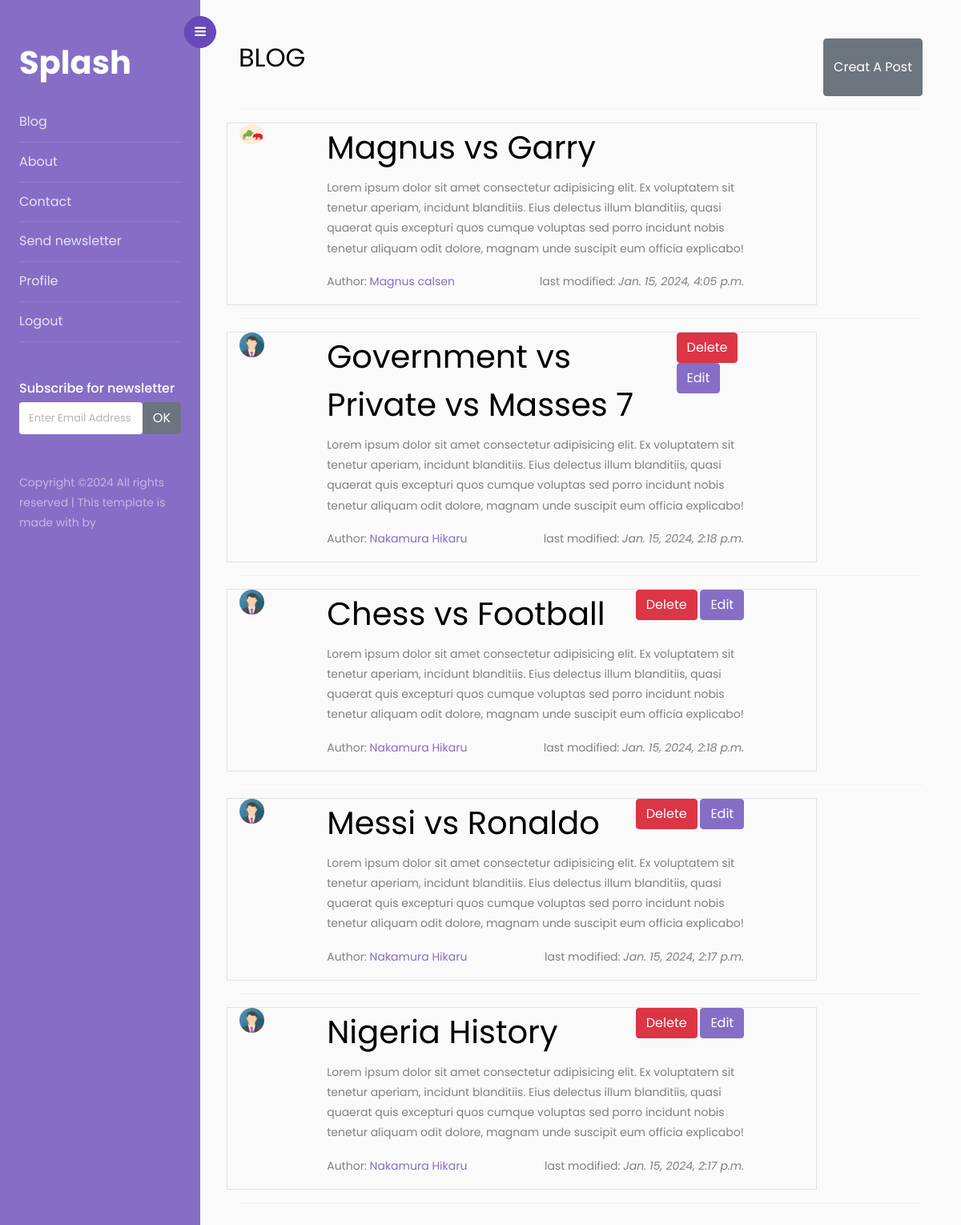
Page / (signed in) on the committed database.
### blog/models.py (models this page shows)
class Post(models.Model):
    title = models.CharField(max_length=50)
    content = models.TextField(max_length=1000)
    date = models.DateTimeField(default=timezone.now)
    user = models.ForeignKey(User, on_delete=models.CASCADE)
    class Meta:
        ordering = ['-date']

### account/models.py (models this page shows)
class User(AbstractUser):
    mobile = models.CharField(max_length = 15)
    passport = models.ImageField(default='passport.jpg', upload_to='passport')
    forget_password_code = models.CharField(max_length=6, blank=True, null=True)
    ref = models.UUIDField(default=uuid.uuid4, editable=False)

### blog/views.py (the view, shortened to what this page needs)
# urls.py: path('', views.home, name='home'),
def home(request):
    form = PostForm()
    posts = Post.objects.all()
    context = {
        'posts':posts,
        'form':form,
    }
    return render(request, 'blog/index.html', context)

### blog/forms.py
class PostForm(forms.ModelForm):
    class Meta:
        model = Post
        fields = ['title','content']

### blog/templates/blog/index.html (shortened to what this page needs)
{% extends 'blog/main.html' %}
{% load static %}
{% load crispy_forms_tags %}
{% block content %}
  <div id="content" class="p-4 p-md-5 pt-5">
	<div class="d-flex justify-content-between">
		<h2 class="mb-4">BLOG</h2>
		<button type="button" class="btn btn-secondary" data-bs-toggle="modal" data-bs-target="#post"> Creat A Post</button>
	</div>
	<hr>
	{% for post in posts %}
	<div class="row">
		<div class="col-10 border">
			<div class="row">
				<div class="col-1">
					<img src="{{post.user.passport.url}}" class="img-fluid rounded-circle" alt="user photo">
				</div>
				<div class="col-9 mx-5">
					<div class="d-flex justify-content-between">
						<h1>{{post.title}}</h1>
						{% if user.username == post.user.username %}
						<div>
							<a href="{% url 'delete-post' post.id %}" class="btn btn-danger">Delete</a>
							<a href="{% url 'update-post' post.id %}" class="btn btn-primary">Edit</a>
						</div>
						{% endif %}
					</div>
					<p>
						{{post.content}}
					</p>
					<div class="d-flex justify-content-between mx-auto">
						<p>Author: <a href="">{{post.user.last_name}} {{post.user.first_name}}</a></p>
						<p>last modified: <i>{{post.date}}</i></p>
					</div>
				</div>
			</div>
		</div>
	</div>
	<hr>
	{% endfor %}
</div>
{% endblock content %}

### rows in the picture
Post: user.passport (picture), title "Magnus vs Garry", content "Lorem ipsum dolor sit amet consectetur adipisicing elit. Ex voluptatem sit tenetur aperiam, incidunt blanditiis. Eius delectus illum blanditiis, quasi quaerat quis excepturi quos cumque voluptas sed porro incidunt nobis tenetur aliquam odit dolore, magnam unde suscipit eum officia explicabo!", user.last_name "Magnus", user.first_name "calsen", date "Jan. 15, 2024, 4:05 p.m."
Post: user.passport (picture), title "Government vs Private vs Masses 7", shows "Delete", content "Lorem ipsum dolor sit amet consectetur adipisicing elit. Ex voluptatem sit tenetur aperiam, incidunt blanditiis. Eius delectus illum blanditiis, quasi quaerat quis excepturi quos cumque voluptas sed porro incidunt nobis tenetur aliquam odit dolore, magnam unde suscipit eum officia explicabo!", user.last_name "Nakamura", user.first_name "Hikaru", date "Jan. 15, 2024, 2:18 p.m."
Post: user.passport (picture), title "Chess vs Football", shows "Delete", content "Lorem ipsum dolor sit amet consectetur adipisicing elit. Ex voluptatem sit tenetur aperiam, incidunt blanditiis. Eius delectus illum blanditiis, quasi quaerat quis excepturi quos cumque voluptas sed porro incidunt nobis tenetur aliquam odit dolore, magnam unde suscipit eum officia explicabo!", user.last_name "Nakamura", user.first_name "Hikaru", date "Jan. 15, 2024, 2:18 p.m."
Post: user.passport (picture), title "Messi vs Ronaldo", shows "Delete", content "Lorem ipsum dolor sit amet consectetur adipisicing elit. Ex voluptatem sit tenetur aperiam, incidunt blanditiis. Eius delectus illum blanditiis, quasi quaerat quis excepturi quos cumque voluptas sed porro incidunt nobis tenetur aliquam odit dolore, magnam unde suscipit eum officia explicabo!", user.last_name "Nakamura", user.first_name "Hikaru", date "Jan. 15, 2024, 2:17 p.m."
Post: user.passport (picture), title "Nigeria History", shows "Delete", content "Lorem ipsum dolor sit amet consectetur adipisicing elit. Ex voluptatem sit tenetur aperiam, incidunt blanditiis. Eius delectus illum blanditiis, quasi quaerat quis excepturi quos cumque voluptas sed porro incidunt nobis tenetur aliquam odit dolore, magnam unde suscipit eum officia explicabo!", user.last_name "Nakamura", user.first_name "Hikaru", date "Jan. 15, 2024, 2:17 p.m."
